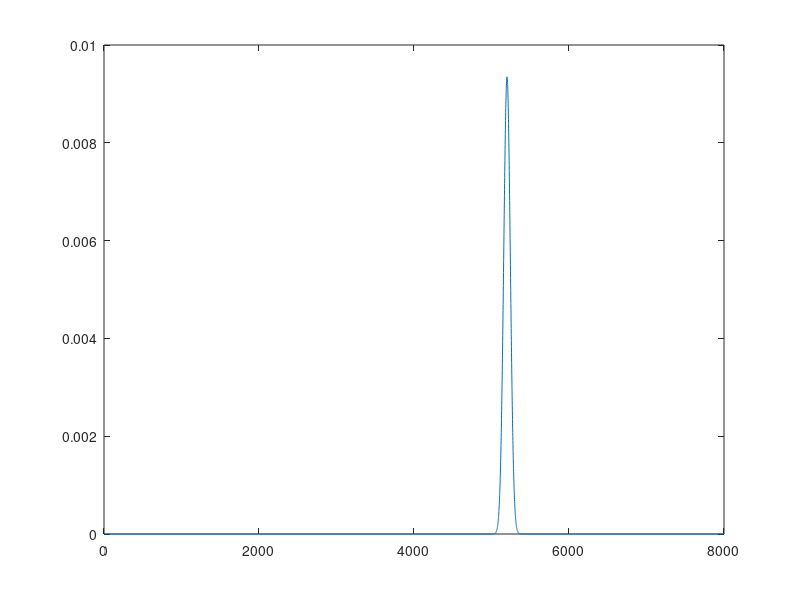

Here is the MATLAB script that generated this plot:
format long

participants = 8000;
prop_reduce = 0.65;
exactPart = 5250;
Y = binopdf(exactPart ,participants, prop_reduce);
disp("P(5250 success)= "+Y*100);

totalY = 0;
for i=exactPart:participants
    totalY = totalY + binopdf(i ,participants, prop_reduce);
end
disp(">=5250 experiencing migrains: " + totalY*100);

%What is the expected number of participants who will experience a
%reduction in migrains
%For binomials Expected is n*p
expected = participants*prop_reduce;
disp("Expected: "+expected);

%For binomials, variance is p(1-p)
biVar = 0;
for i=1:participants
    biVar = biVar + prop_reduce*(1-prop_reduce);
end
disp("Variance: " + biVar);

%What is the probability that no more than 3000 participants will not
%experience a reduction in migraines
%No more than 3000 fail
start = participants-3000;
s = 0.0;
for i=start:participants
    s=s+binopdf(i,participants, prop_reduce);
end
disp("Succeded: "+s);

time = 1:participants;
plot(time, binopdf(time,participants, prop_reduce));